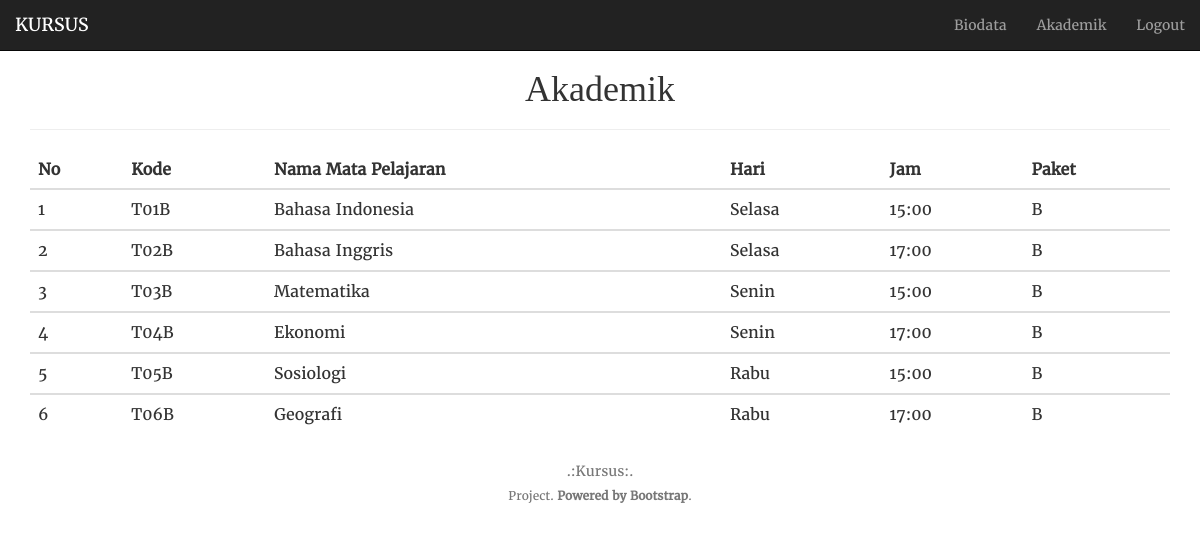
The page /Kursusku/user/siswa/akademik.php (signed in) on the database its author committed.
### tables this page shows
CREATE TABLE `matpel` (
  `kode_mapel` varchar(5) NOT NULL,
  `nama_mapel` varchar(25) DEFAULT NULL,
  `hari` varchar(10) DEFAULT NULL,
  `jam` varchar(5) DEFAULT NULL,
  `paket` varchar(1) DEFAULT NULL,
  `nomor_matpel` int(3) NOT NULL
);

### Kursusku/user/siswa/akademik.php (the view, shortened to what this page needs)
<?php
	$username=$_SESSION['username'];
?>
<html>
<head>
  <link rel="stylesheet" href="../../css/bootstrap.min.css">
  <link href="../../font/font-awesome/css/font-awesome.min.css" rel="stylesheet">
  <link href="../../css/bootstrap-datepicker.css" rel="stylesheet">
</head>
<body style="overflow-x: hidden;">
  <nav class="navbar navbar-inverse navbar-fixed-top">
    <div class="container-fluid">
      <div class="navbar-header">
        <a class="navbar-brand" href="../index.php">KURSUS</a>
      </div>
      <div class="collapse navbar-collapse" id="myNavbar">
        <ul class="nav navbar-nav navbar-right">
          <li><a href=biodata.php><span>Biodata</span></a></li>
          <li><a href=akademik.php><span>Akademik</span></a></li>
          <li><a href=logout.php><span>Logout</span></a></li>
        </ul>
      </div>
    </div>
  </nav>
<div class="container">
  <div class="page-header text-center" style="margin-top: 70px">
    <h1>Akademik</h1>
  </div>
</div>
<div class="container">
  <div class="table-responsive">
  <table class="table">
    <thead>
      <tr>
				<th>No</th>
        <th>Kode</th>
        <th>Nama Mata Pelajaran</th>
        <th>Hari</th>
        <th>Jam</th>
				<th>Paket</th>
      </tr>
    </thead>
<?php
include "../koneksi.php";
  $konek_db = mysqli_connect($host, $user, $pass);
$queriA="Select * From siswa where email_siswa='$username'" ;
$hasilA=MySQLi_query ($konek_db, $queriA);
$row=mysqli_fetch_array ($hasilA);
$paket=$row['paket'];
$queriB="Select * From matpel where paket='$paket'" ;
$hasilB=MySQLi_query ($konek_db, $queriB);
$no=0;
while ($data = mysqli_fetch_array ($hasilB)){
  $no++;
 echo "
 <tbody>
      <tr>
        <td>$no</td>
        <td>".$data['kode_mapel']."</td>
        <td>".$data['nama_mapel']."</td>
				<td>".$data['hari']."</td>
				<td>".$data['jam']."</td>
        <td>".$data['paket']."</td>
      </tr>
        </tbody>";
}
?>
  </table>
</div>
</div>
<footer class="footer" style="background: white; border-color: black;">
  <div class="container">
    <div class="row text-center text-muted">
      <h5>.:Kursus:.</h5>
      <h6>Project. <b>Powered by Bootstrap</b>.</h6>
</footer>
</body>
</html>

### Kursusku/user/siswa/akademik.php (style rules this page uses)
h1, p { font-family: 'Monte Cristok' !important; }
h3,th,td,footer,a,li { font-family: 'Merriweather' !important; }

### rows shown on the page
matpel: kode_mapel "T01B", nama_mapel "Bahasa Indonesia", hari "Selasa", jam "15:00", paket "B"
matpel: kode_mapel "T02B", nama_mapel "Bahasa Inggris", hari "Selasa", jam "17:00", paket "B"
matpel: kode_mapel "T03B", nama_mapel "Matematika", hari "Senin", jam "15:00", paket "B"
matpel: kode_mapel "T04B", nama_mapel "Ekonomi", hari "Senin", jam "17:00", paket "B"
matpel: kode_mapel "T05B", nama_mapel "Sosiologi", hari "Rabu", jam "15:00", paket "B"
matpel: kode_mapel "T06B", nama_mapel "Geografi", hari "Rabu", jam "17:00", paket "B"
